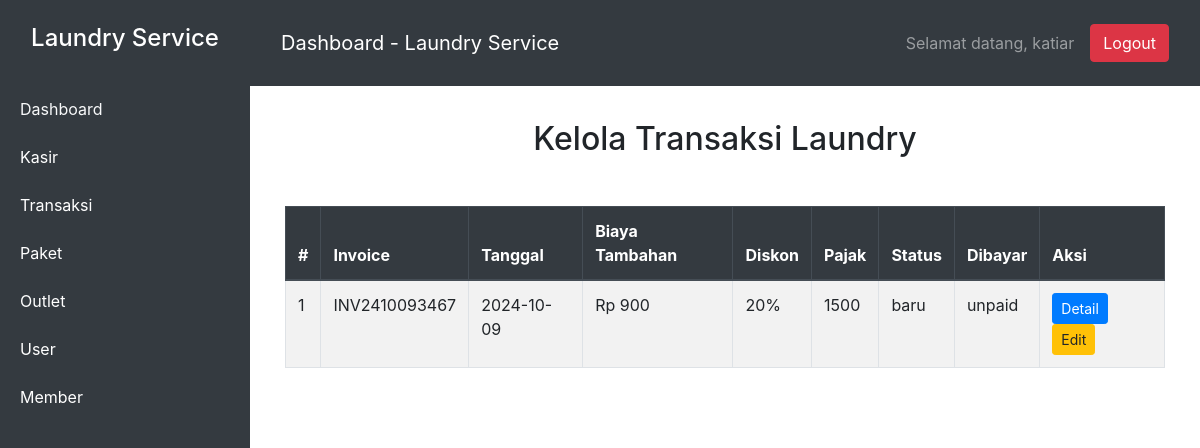
/view/transaksi.php (signed in), run on the app's committed database.
### tables this page shows
CREATE TABLE `transaksi` (
  `id` int(11) NOT NULL,
  `id_outlet` int(11) NOT NULL,
  `invoice` varchar(20) NOT NULL,
  `tanggal_bayar` date NOT NULL DEFAULT current_timestamp(),
  `biaya_tambahan` int(11) NOT NULL,
  `diskon` double NOT NULL,
  `pajak` int(11) NOT NULL,
  `status` enum('baru','proses','selesai','diambil') NOT NULL,
  `dibayar` enum('unpaid','paid') NOT NULL,
  `subtotal` int(11) NOT NULL,
  `id_user` int(11) NOT NULL
);

### database/database.php (called while the page is built, shortened)
<?php
class Database
{
    private $host = 'localhost';
    private $username = 'root';
    private $password = '';
    private $dbname = 'laundry';
    protected $connect;
    public function __construct()
    {
        $this->connect = new mysqli($this->host, $this->username, $this->password, $this->dbname);
    }
    public function all($table)
    {
        $data = [];
        $sql = "SELECT * FROM $table";
        $stmt = $this->connect->prepare($sql);
        $stmt->execute();
        $result = $stmt->get_result();
        if ($result->num_rows > 0) {
            while ($row = $result->fetch_assoc()) {
                $data[] = $row;
            }
        }
        return $data;
    }
}

### controller/transaksiController.php (called while the page is built, shortened)
<?php
include __DIR__.'/../model/transaksi.php';
class transaksiController
{
    private $model;
    public function __construct()
    {
        $this->model = new transaksiModel;
    }
    public function index($table)
    {
        $all = $this->model->index($table);
        return $all;
    }
}

### model/transaksi.php (called while the page is built, shortened)
<?php
include __DIR__.'/../database/database.php';
class transaksiModel extends Database
{
    public function index($table)
    {
        $all = $this->all($table);
        return $all;
    }
}

### view/transaksi.php (the view, shortened to what this page needs)
<?php
include __DIR__.'/../controller/transaksiController.php';
$data = new transaksiController;
$transaksi = $data->index('transaksi');
?>
<!DOCTYPE html>
<html lang="id">
<head>
    <link rel="stylesheet" href="https://stackpath.bootstrapcdn.com/bootstrap/4.5.2/css/bootstrap.min.css">
</head>
<body>
    <div class="wrapper">
        <nav id="sidebar">
            <div class="sidebar-header text-center py-4">
                <h4>Laundry Service</h4>
            </div>
            <ul class="list-group">
                <?php
                if(isset($_SESSION['admin'])){
                ?>
                <a href="index.php" class="text-light"><li class="list-group-item">Dashboard</a></li>
                <a href="kasir.php" class="text-light"><li class="list-group-item">Kasir</li></a>
                <a href="transaksi.php" class="text-light"><li class="list-group-item">Transaksi</li></a>
                <a href="paket.php" class="text-light"><li class="list-group-item">Paket</li></a>
                <a href="outlet.php" class="text-light"><li class="list-group-item">Outlet</li></a>
                <a href="user.php" class="text-light"><li class="list-group-item">User</li></a>
                <a href="member.php" class="text-light"><li class="list-group-item">Member</li></a>
                <?php
                    }
                ?>
            </ul>
        </nav>
        <header id="header">
            <nav class="navbar navbar-expand-lg navbar-dark">
                <span class="navbar-brand">Dashboard - Laundry Service</span>
                <div class="ml-auto d-flex align-items-center">
                    <span class="navbar-text mr-3">Selamat datang,     <?= isset($_SESSION['admin']['username']) ? htmlspecialchars($_SESSION['admin']['username']) : (isset($_SESSION['owner']['username']) ? htmlspecialchars($_SESSION['owner']['username']) : (isset($_SESSION['kasir']['username']) ? htmlspecialchars($_SESSION['kasir']['username']) : 'Pengguna')) ?></span>
                    <form action="../routes/auth.php" method="post" class="mb-0">
                        <button type="submit" class="btn btn-danger" name="action" value="logout">Logout</button>
                    </form>
                </div>
            </nav>
        </header>
        <div id="content">
            <div id="main-content" class="container" style="margin-top: 100px">
                <h2 class="text-center mb-4">Kelola Transaksi Laundry</h2>
                <div class="table-responsive">
                    <table class="table table-bordered table-striped mt-4">
                        <thead class="thead-dark">
                            <tr>
                                <th>#</th>
                                <th>Invoice</th>
                                <th>Tanggal</th>
                                <th>Biaya Tambahan</th>
                                <th>Diskon</th>
                                <th>Pajak</th>
                                <th>Status</th>
                                <th>Dibayar</th>
                                <th>Aksi</th>
                            </tr>
                        </thead>
                        <tbody>
                            <?php
                            $no = 1;
                                foreach($transaksi as $transaksis){
                            ?>
                            <tr>
                                <td><?=$no++?></td>
                                <td><?=$transaksis['invoice']?></td>
                                <td><?=explode(' ', $transaksis['tanggal_bayar'])[0]?></td>
                                <td><?='Rp '.number_format($transaksis['biaya_tambahan'],0,',','.')?></td>
                                <td><?=$transaksis['diskon'] * 100 . '%'?></td>
                                <td><?=$transaksis['pajak']?></td>
                                <td><?=$transaksis['status']?></td>
                                <td><?=$transaksis['dibayar']?></td>
                                <td>
                                    <a href="detail.php?id=<?=md5($transaksis['id'])?>" class="btn btn-primary btn-sm">Detail</a>
                                    <button class="btn btn-warning btn-sm edit-btn" data-id="<?=$transaksis['id']?>"  data-status="<?=$transaksis['status']?>">Edit</button>
                                </td>
                            </tr>
                            <?php
                                }
                            ?>
                        </tbody>
                    </table>
                </div>
            </div>
        </div>
    </div>
</body>
</html>

### view/transaksi.php (style rules this page uses)
.wrapper { display: flex; width: 100%; }
#sidebar { min-width: 250px; max-width: 250px; background: #343a40; color: #fff; height: 100vh; position: fixed; }
#sidebar .list-group { margin: 0; }
#sidebar .list-group-item { background: #343a40; color: #fff; border: none; }
#content { margin-left: 250px; width: 100%; padding: 20px; }
#header { background-color: #343a40; color: white; padding: 15px; position: fixed; top: 0; left: 250px; width: calc(100% - 250px); z-index: 1000; }
#header .navbar { display: flex; justify-content: space-between; align-items: center; }
#main-content { margin-top: 70px; }
.table-responsive { margin-top: 20px; }

### data on the page
transaksi: invoice "INV2410093467", tanggal_bayar "2024-10-09", biaya_tambahan "900", $transaksis['diskon']*100 "20", pajak "1500", status "baru", dibayar "unpaid"

### other printed values
$_SESSION['admin']['username'] "katiar"
